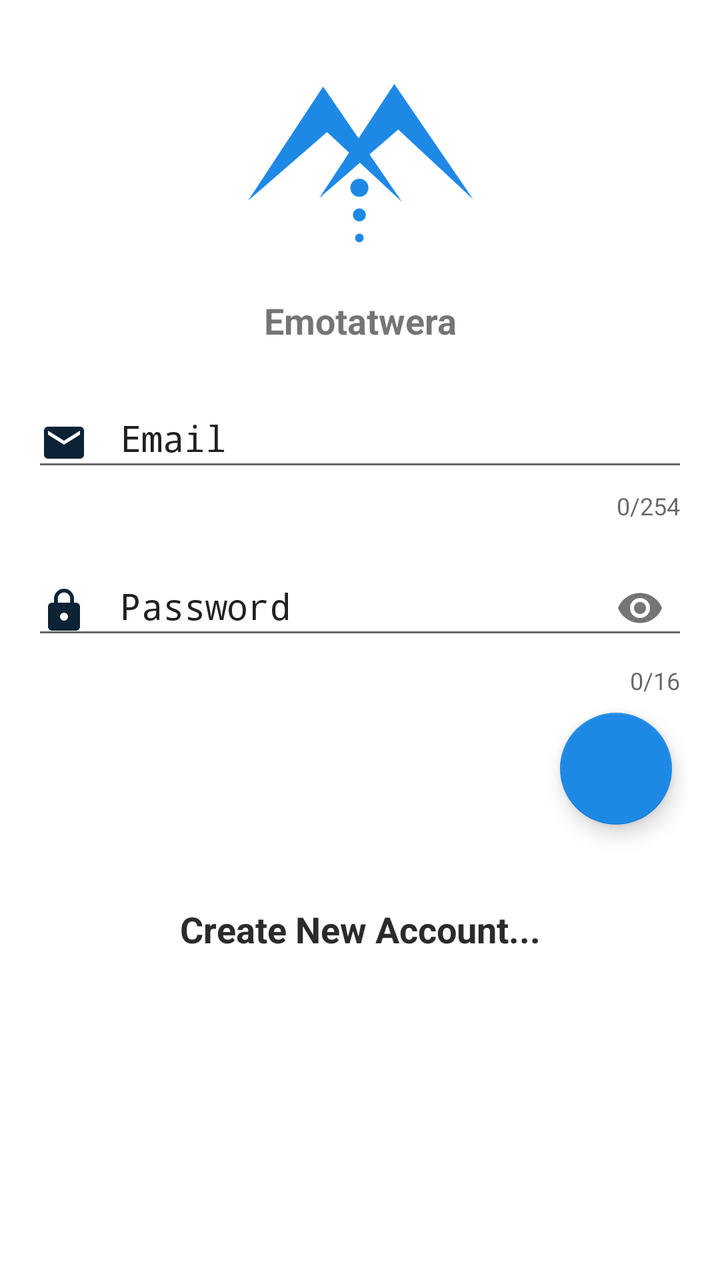
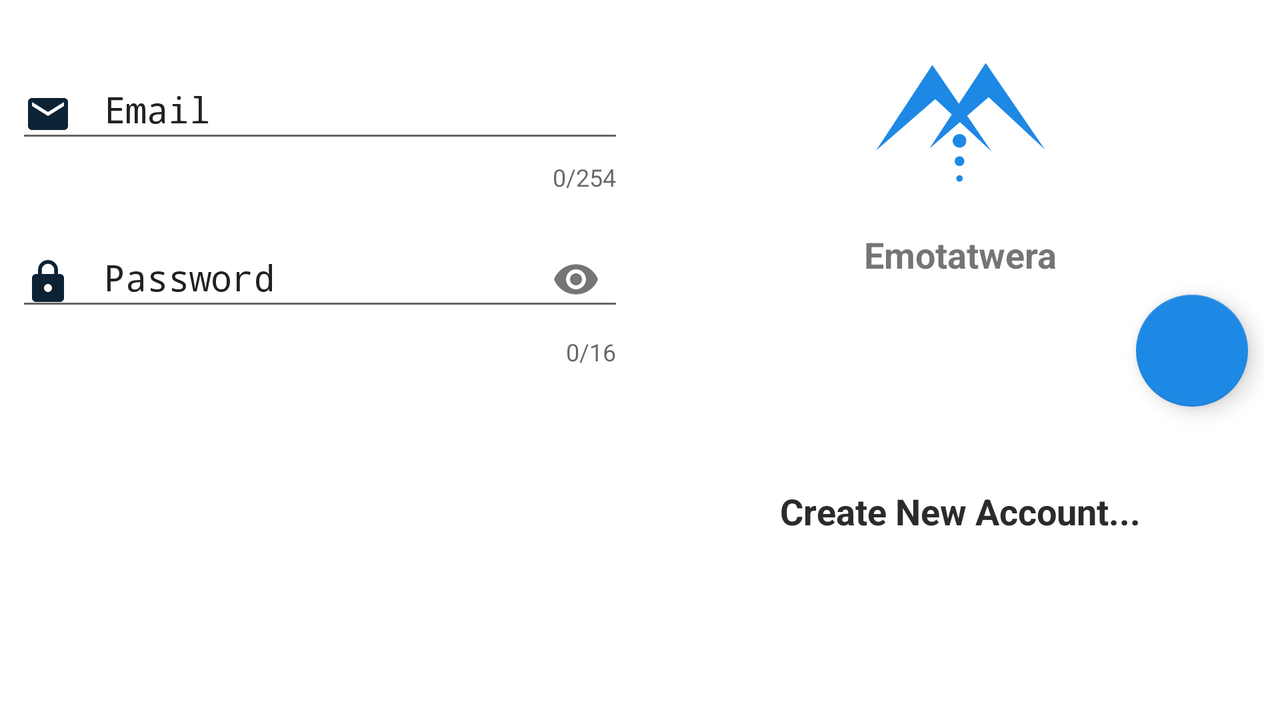

One screen, two layout resources from the same app: the default and the repository's alternative for another configuration. Each is rendered where Android would select it; the XML of both is given below.
<!-- AndroidManifest.xml: activity theme noActionBarTheme -->
<!-- res/layout/activity_login.xml -->
<?xml version="1.0" encoding="utf-8"?>
<RelativeLayout xmlns:android="http://schemas.android.com/apk/res/android"
    xmlns:app="http://schemas.android.com/apk/res-auto"
    xmlns:tools="http://schemas.android.com/tools"
    android:layout_width="match_parent"
    android:layout_height="match_parent"
    android:background="#fff"
    tools:context=".LoginActivity">

    <ScrollView
        android:layout_width="match_parent"
        android:layout_height="match_parent"
        android:layout_margin="16dp">

        <LinearLayout
            android:layout_width="match_parent"
            android:layout_height="match_parent"
            android:orientation="vertical">

            <ImageView
                android:id="@+id/logoLogin"
                android:layout_width="match_parent"
                android:layout_height="100dp"
                android:layout_marginTop="16dp"
                android:src="@drawable/logo" />

            <TextView
                android:layout_width="match_parent"
                android:layout_height="wrap_content"
                android:layout_marginTop="16dp"
                android:gravity="center_horizontal"
                android:text="@string/emotatwera"
                android:textSize="18sp"
                android:textStyle="bold" />


            <android.support.design.widget.TextInputLayout
                android:layout_width="match_parent"
                android:layout_height="wrap_content"
                android:layout_marginTop="16dp"
                android:textColorHint="@color/colorAccent"
                app:counterEnabled="true"
                app:counterMaxLength="254">

                <EditText
                    android:id="@+id/txtEmailLogin"
                    android:layout_width="match_parent"
                    android:layout_height="wrap_content"
                    android:drawableLeft="@drawable/ic_email"
                    android:drawablePadding="16dp"
                    android:fontFamily="monospace"
                    android:gravity="left"
                    android:hint="@string/email"
                    android:inputType="textEmailAddress"
                    android:maxLength="254"
                    android:maxLines="1"
                    android:textColor="@color/colorAccent"
                    android:textColorHint="@color/colorAccent"
                    android:textSize="18sp" />
            </android.support.design.widget.TextInputLayout>

            <android.support.design.widget.TextInputLayout
                android:layout_width="match_parent"
                android:layout_height="wrap_content"
                android:layout_marginTop="8dp"
                android:textColorHint="@color/colorAccent"
                app:counterEnabled="true"
                app:counterMaxLength="16"
                app:passwordToggleEnabled="true">

                <EditText
                    android:id="@+id/txtPassLogin"
                    android:layout_width="match_parent"
                    android:layout_height="wrap_content"
                    android:drawableStart="@drawable/ic_pass"
                    android:drawableLeft="@drawable/ic_pass"
                    android:drawablePadding="16dp"
                    android:fontFamily="monospace"
                    android:gravity="left"
                    android:hint="@string/password"
                    android:imeOptions="actionSend|flagNoEnterAction"
                    android:inputType="textPassword"
                    android:maxLength="16"
                    android:maxLines="1"
                    android:textColor="@color/colorAccent"
                    android:textColorHint="@color/colorAccent"
                    android:textSize="18sp" />


            </android.support.design.widget.TextInputLayout>


            <android.support.design.widget.FloatingActionButton
                android:id="@+id/btnLogin"
                android:layout_width="wrap_content"
                android:layout_height="wrap_content"
                android:layout_gravity="right"
                android:layout_margin="8dp"
                android:src="@drawable/ic_login"
                app:backgroundTint="@color/colorPrimary" />


            <TextView
                android:id="@+id/btnRegisterLogin"
                android:layout_width="match_parent"
                android:layout_height="wrap_content"
                android:layout_gravity="bottom"
                android:layout_marginTop="16dp"
                android:layout_marginBottom="16dp"
                android:gravity="center_horizontal"
                android:padding="16dp"
                android:text="@string/create_new_account"
                android:textColor="@color/b2b2b2"
                android:textSize="18sp"
                android:textStyle="bold" />
        </LinearLayout>

    </ScrollView>


    <ProgressBar
        android:id="@+id/progressBarLogin"
        android:layout_width="match_parent"
        android:layout_height="wrap_content"
        android:layout_centerHorizontal="true"
        android:layout_centerVertical="true"
        android:indeterminate="true"
        android:visibility="gone" />


</RelativeLayout>
<!-- resources referenced by this layout -->
<resources>
  <color name="b2b2b2">#2b2b2b</color>
  <color name="colorAccent">#212121</color>
  <color name="colorPrimary">#1E88E5</color>
  <!-- drawable ic_email (drawable-anydpi) -->
  <vector xmlns:android="http://schemas.android.com/apk/res/android"
      android:width="24dp"
      android:height="24dp"
      android:viewportWidth="24"
      android:viewportHeight="24"
      android:tint="#0C2335">
      <path
          android:fillColor="#FF000000"
          android:pathData="M20,4L4,4c-1.1,0 -1.99,0.9 -1.99,2L2,18c0,1.1 0.9,2 2,2h16c1.1,0 2,-0.9 2,-2L22,6c0,-1.1 -0.9,-2 -2,-2zM20,8l-8,5 -8,-5L4,6l8,5 8,-5v2z"/>
  </vector>
  <!-- drawable ic_pass (drawable-anydpi) -->
  <vector xmlns:android="http://schemas.android.com/apk/res/android"
      android:width="24dp"
      android:height="24dp"
      android:viewportWidth="24"
      android:viewportHeight="24"
      android:tint="#0C2335">
      <path
          android:fillColor="#FF000000"
          android:pathData="M18,8h-1L17,6c0,-2.76 -2.24,-5 -5,-5S7,3.24 7,6v2L6,8c-1.1,0 -2,0.9 -2,2v10c0,1.1 0.9,2 2,2h12c1.1,0 2,-0.9 2,-2L20,10c0,-1.1 -0.9,-2 -2,-2zM12,17c-1.1,0 -2,-0.9 -2,-2s0.9,-2 2,-2 2,0.9 2,2 -0.9,2 -2,2zM15.1,8L8.9,8L8.9,6c0,-1.71 1.39,-3.1 3.1,-3.1 1.71,0 3.1,1.39 3.1,3.1v2z"/>
  </vector>
  <!-- drawable logo: png bitmap (drawable, 14386 bytes) -->
  <string name="create_new_account">Create New Account...</string>
  <string name="email">Email</string>
  <string name="emotatwera">Emotatwera</string>
  <string name="password">Password</string>
  <style name="noActionBarTheme" parent="Theme.AppCompat.Light.NoActionBar">
          
          <item name="colorPrimary">@color/colorPrimary</item>
          <item name="colorPrimaryDark">@color/colorPrimaryDark</item>
          <item name="colorAccent">@color/colorAccent</item>
      </style>
  <color name="colorPrimaryDark">#039BE5</color>
</resources>
<!-- res/layout-land/activity_login.xml (the repository's variant of the layout above) -->
<!-- drawn on the phone turned sideways -->
<?xml version="1.0" encoding="utf-8"?>
<RelativeLayout xmlns:android="http://schemas.android.com/apk/res/android"
    xmlns:app="http://schemas.android.com/apk/res-auto"
    xmlns:tools="http://schemas.android.com/tools"
    android:layout_width="match_parent"
    android:layout_height="match_parent"
    android:background="#fff"
    tools:context=".LoginActivity">


    <LinearLayout
        android:layout_width="match_parent"
        android:layout_height="match_parent"
        android:orientation="horizontal">

        <LinearLayout
            android:layout_width="match_parent"
            android:layout_height="wrap_content"
            android:layout_margin="8dp"
            android:layout_weight="1"
            android:orientation="vertical">

            <android.support.design.widget.TextInputLayout
                android:layout_width="match_parent"
                android:layout_height="wrap_content"
                android:layout_marginTop="16dp"
                android:textColorHint="@color/colorAccent"
                app:counterEnabled="true"
                app:counterMaxLength="254">

                <EditText
                    android:id="@+id/txtEmailLogin"
                    android:layout_width="match_parent"
                    android:layout_height="wrap_content"
                    android:drawableLeft="@drawable/ic_email"
                    android:drawablePadding="16dp"
                    android:fontFamily="monospace"
                    android:gravity="left"
                    android:hint="@string/email"
                    android:inputType="textEmailAddress"
                    android:maxLength="254"
                    android:maxLines="1"
                    android:textColor="@color/colorAccent"
                    android:textColorHint="@color/colorAccent"
                    android:textSize="18sp" />
            </android.support.design.widget.TextInputLayout>

            <android.support.design.widget.TextInputLayout
                android:layout_width="match_parent"
                android:layout_height="wrap_content"
                android:layout_marginTop="8dp"
                android:textColorHint="@color/colorAccent"
                app:counterEnabled="true"
                app:counterMaxLength="16"
                app:passwordToggleEnabled="true">

                <EditText
                    android:id="@+id/txtPassLogin"
                    android:layout_width="match_parent"
                    android:layout_height="wrap_content"
                    android:drawableStart="@drawable/ic_pass"
                    android:drawableLeft="@drawable/ic_pass"
                    android:drawablePadding="16dp"
                    android:fontFamily="monospace"
                    android:gravity="left"
                    android:hint="@string/password"
                    android:imeOptions="actionSend|flagNoEnterAction"
                    android:inputType="textPassword"
                    android:maxLength="16"
                    android:maxLines="1"
                    android:textColor="@color/colorAccent"
                    android:textColorHint="@color/colorAccent"
                    android:textSize="18sp" />


            </android.support.design.widget.TextInputLayout>

        </LinearLayout>

        <LinearLayout
            android:layout_width="match_parent"
            android:layout_height="wrap_content"
            android:layout_margin="8dp"
            android:layout_weight="1"
            android:orientation="vertical">

            <ImageView
                android:id="@+id/logoLogin"
                android:layout_width="match_parent"
                android:layout_height="75dp"
                android:layout_marginTop="16dp"
                android:src="@drawable/logo" />

            <TextView
                android:layout_width="match_parent"
                android:layout_height="wrap_content"
                android:layout_marginTop="16dp"
                android:gravity="center_horizontal"
                android:text="@string/emotatwera"
                android:textSize="18sp"
                android:textStyle="bold" />

            <android.support.design.widget.FloatingActionButton
                android:id="@+id/btnLogin"
                android:layout_width="wrap_content"
                android:layout_height="wrap_content"
                android:layout_gravity="right"
                android:layout_margin="8dp"
                android:src="@drawable/ic_login"
                app:backgroundTint="@color/colorPrimary" />


            <TextView
                android:id="@+id/btnRegisterLogin"
                android:layout_width="match_parent"
                android:layout_height="wrap_content"
                android:layout_gravity="bottom"
                android:layout_marginTop="16dp"
                android:layout_marginBottom="16dp"
                android:gravity="center_horizontal"
                android:padding="16dp"
                android:text="@string/create_new_account"
                android:textColor="@color/b2b2b2"
                android:textSize="18sp"
                android:textStyle="bold" />

        </LinearLayout>

    </LinearLayout>


    <ProgressBar
        android:id="@+id/progressBarLogin"
        android:layout_width="match_parent"
        android:layout_height="wrap_content"
        android:layout_centerHorizontal="true"
        android:layout_centerVertical="true"
        android:indeterminate="true"
        android:visibility="gone" />


</RelativeLayout>
